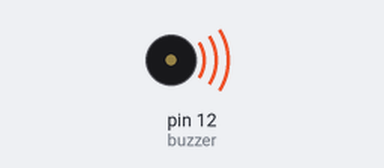
Bench run of a sketch on a simulated Arduino Mega 2560, built with avr-gcc and run on an emulated ATmega2560. Shown: buzzer (waves = sounding).

Above: at 0.2 s.
At 8.3 s:
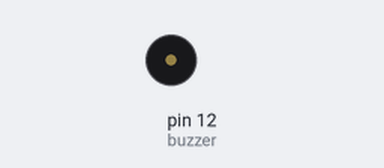
Timing chart, 0 to 14.3 s (numbered marks = the images above):
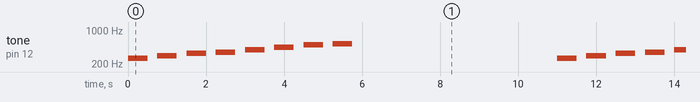

The sketch:

Lesson5_MEGA.ino
```cpp
const int Do = 262, Re = 294, Mi = 330, Fa = 349, Sol = 392, La = 440, Ti = 494, Do2 = 524;
const int buzzer = 12;
int wait = 0;


void setup() {
  // put your setup code here, to run once:
  pinMode(buzzer, OUTPUT);

}

void loop() {
  // put your main code here, to run repeatedly:
  wait = 500;
  tone(buzzer, Do, wait);
  delay(750);
  tone(buzzer, Re, wait);
  delay(750);
  tone(buzzer, Mi, wait);
  delay(750);
  tone(buzzer, Fa, wait);
  delay(750);
  tone(buzzer, Sol, wait);
  delay(750);
  tone(buzzer, La, wait);
  delay(750);
  tone(buzzer, Ti, wait);
  delay(750);
  tone(buzzer, Do2,wait);
  delay(750);
  noTone(buzzer);
  delay(5000);

}
```

Measured:
- by itself, tone on pin 12 (buzzer): repeats every 11.0 s: silent 0.25 s, 294 Hz 0.50 s, silent 0.25 s, 330 Hz 0.50 s, silent 0.25 s, 349 Hz 0.50 s, silent 0.25 s, 392 Hz 0.50 s, silent 0.25 s, 440 Hz 0.50 s, silent 0.25 s, 494 Hz 0.50 s, silent 0.25 s, 524 Hz 0.50 s, silent 5.3 s, 262 Hz 0.50 s
